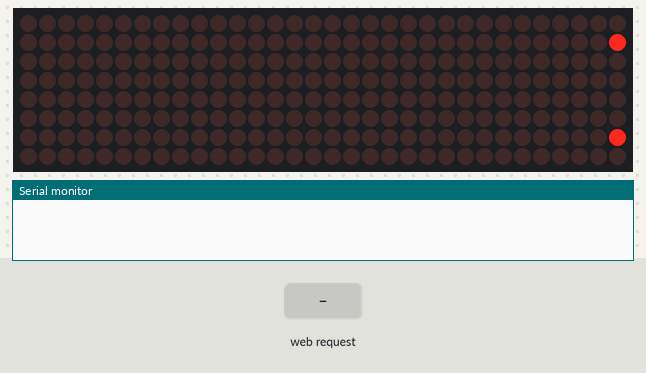
Bench run of a sketch on a simulated ESP8266 (NodeMCU). Shown: 32×8 LED matrix, the last lines printed to the serial monitor. The test bench sets the inputs (shaded band). WiFi joins after 1.5 s; servers stay silent unless stated; random numbers use the default seed unless the sketch sets one.

Above: at 1.66 s.
At 2.79 s:
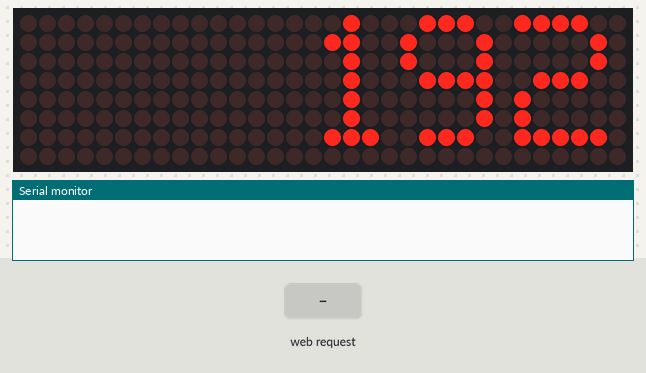
2.8 s: HTTP request GET /&MSG= received
At 2.94 s:
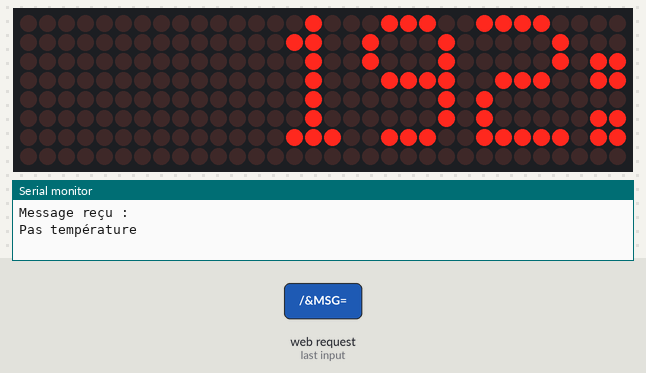

The sketch:

MD_MAX72XX_Message_ESP8266.ino
```cpp
// Use the MD_MAX72XX library to scroll text on the display
// received through the ESP8266 WiFi interface.
//
// Demonstrates the use of the callback function to control what
// is scrolled on the display text. User can enter text through
// a web browser and this will display as a scrolling message on
// the display.
//
// IP address for the ESP8266 is displayed on the scrolling display
// after startup initialization and connected to the WiFi network.
//
// Connections for ESP8266 hardware SPI are:
// Vcc       3v3     LED matrices seem to work at 3.3V
// GND       GND     GND
// DIN        D7     HSPID or HMOSI
// CS or LD   D8     HSPICS or HCS
// CLK        D5     CLK or HCLK
//

#include <ESP8266WiFi.h>
#include <MD_MAX72xx.h>
#include <SPI.h>
#include "DHTesp.h"
#include <string.h>
#include <stdio.h>

#define PRINT_CALLBACK  0
#define DEBUG 0
#define LED_HEARTBEAT 0

#if DEBUG
#define PRINT(s, v) { Serial.print(F(s)); Serial.print(v); }
#define PRINTS(s)   { Serial.print(F(s)); }
#else
#define PRINT(s, v)
#define PRINTS(s)
#endif


#if LED_HEARTBEAT
#define HB_LED  D2
#define HB_LED_TIME 500 // in milliseconds
#endif

// Define the number of devices we have in the chain and the hardware interface
// NOTE: These pin numbers will probably not work with your hardware and may
// need to be adapted
#define HARDWARE_TYPE MD_MAX72XX::FC16_HW
#define MAX_DEVICES 4

#define CLK_PIN   D5 // or SCK
#define DATA_PIN  D7 // or MOSI
#define CS_PIN    D8 // or SS

DHTesp dht;

// SPI hardware interface
MD_MAX72XX mx = MD_MAX72XX(HARDWARE_TYPE, CS_PIN, MAX_DEVICES);
// Arbitrary pins
//MD_MAX72XX mx = MD_MAX72XX(HARDWARE_TYPE, DATA_PIN, CLK_PIN, CS_PIN, MAX_DEVICES);

// WiFi login parameters - network name and password
const char* ssid = "Redmi";
const char* password = "pelican14";

// WiFi Server object and parameters
WiFiServer server(80);

// Global message buffers shared by Wifi and Scrolling functions
const uint8_t MESG_SIZE = 255;
const uint8_t CHAR_SPACING = 1;
const uint8_t SCROLL_DELAY = 75;

char curMessage[MESG_SIZE];
char newMessage[MESG_SIZE];
bool newMessageAvailable = false;

const char WebResponse[] = "HTTP/1.1 200 OK\nContent-Type: text/html\n\n";

const char WebPage[] =
"<!DOCTYPE html>" \
"<html>" \
"<head>" \
"<title>MajicDesigns Test Page</title>" \

"<script>" \
"strLine = \"\";" \

"function SendText()" \
"{" \
"  nocache = \"/&nocache=\" + Math.random() * 1000000;" \
"  var request = new XMLHttpRequest();" \
"  strLine = \"&MSG=\" + document.getElementById(\"txt_form\").Message.value;" \
"  request.open(\"GET\", strLine + nocache, false);" \
"  request.send(null);" \
"}" \
"</script>" \
"</head>" \

"<body>" \
"<p><b>MD_MAX72xx set message</b></p>" \

"<form id=\"txt_form\" name=\"frmText\">" \
"<label>Msg:<input type=\"text\" name=\"Message\" maxlength=\"255\"></label><br><br>" \
"</form>" \
"<br>" \
"<input type=\"submit\" value=\"Send Text\" onclick=\"SendText()\">" \
"</body>" \
"</html>";

const char *err2Str(wl_status_t code)
{
  switch (code)
  {
  case WL_IDLE_STATUS:    return("IDLE");           break; // WiFi is in process of changing between statuses
  case WL_NO_SSID_AVAIL:  return("NO_SSID_AVAIL");  break; // case configured SSID cannot be reached
  case WL_CONNECTED:      return("CONNECTED");      break; // successful connection is established
  case WL_CONNECT_FAILED: return("CONNECT_FAILED"); break; // password is incorrect
  case WL_DISCONNECTED:   return("CONNECT_FAILED"); break; // module is not configured in station mode
  default: return("??");
  }
}

uint8_t htoi(char c)
{
  c = toupper(c);
  if ((c >= '0') && (c <= '9')) return(c - '0');
  if ((c >= 'A') && (c <= 'F')) return(c - 'A' + 0xa);
  return(0);
}

boolean getText(char *szMesg, char *psz, uint8_t len)
{
  boolean isValid = false;  // text received flag
  char *pStart, *pEnd;      // pointer to start and end of text

  // get pointer to the beginning of the text
  pStart = strstr(szMesg, "/&MSG=");

  if (pStart != NULL)
  {
    pStart += 6;  // skip to start of data
    pEnd = strstr(pStart, "/&");

    if (pEnd != NULL)
    {
      while (pStart != pEnd)
      {
        if ((*pStart == '%') && isdigit(*(pStart+1)))
        {
          // replace %xx hex code with the ASCII character
          char c = 0;
          pStart++;
          c += (htoi(*pStart++) << 4);
          c += htoi(*pStart++);
          *psz++ = c;
        }
        else
          *psz++ = *pStart++;
      }

      *psz = '\0'; // terminate the string
      isValid = true;
    }
  }

  return(isValid);
}

void handleWiFi(void)
{
  static enum { S_IDLE, S_WAIT_CONN, S_READ, S_EXTRACT, S_RESPONSE, S_DISCONN } state = S_IDLE;
  static char szBuf[1024];
  static uint16_t idxBuf = 0;
  static WiFiClient client;
  static uint32_t timeStart;

  switch (state)
  {
  case S_IDLE:   // initialize
    PRINTS("\nS_IDLE");
    idxBuf = 0;
    state = S_WAIT_CONN;
    break;

  case S_WAIT_CONN:   // waiting for connection
    {
      client = server.available();
      if (!client) break;
      if (!client.connected()) break;

#if DEBUG
      char szTxt[20];
      sprintf(szTxt, "%03d:%03d:%03d:%03d", client.remoteIP()[0], client.remoteIP()[1], client.remoteIP()[2], client.remoteIP()[3]);
      PRINT("\nNew client @ ", szTxt);
#endif

      timeStart = millis();
      state = S_READ;
    }
    break;

  case S_READ: // get the first line of data
    PRINTS("\nS_READ");
    while (client.available())
    {
      char c = client.read();
      if ((c == '\r') || (c == '\n'))
      {
        szBuf[idxBuf] = '\0';
        client.flush();
        PRINT("\nRecv: ", szBuf);
        state = S_EXTRACT;
      }
      else
        szBuf[idxBuf++] = (char)c;
    }
    if (millis() - timeStart > 1000)
    {
      PRINTS("\nWait timeout");
      state = S_DISCONN;
    }
    break;


  case S_EXTRACT: // extract data
    PRINTS("\nS_EXTRACT");
    // Extract the string from the message if there is one
    newMessageAvailable = getText(szBuf, newMessage, MESG_SIZE);
    PRINT("\nNew Msg: ", newMessage);
    Serial.printf("Message reçu : %s \n", newMessage);
    if(strcmp("temp",newMessage)== 0) {
        Serial.println("Affichage de la température");
        float temperature = dht.getTemperature();
        //char buf[255];
        gcvt(temperature, 4, newMessage);
        //newMessage = buf;
        Serial.printf("Température : %.2f \n", temperature);
    } else {
      Serial.println("Pas température");
    }
    state = S_RESPONSE;
    break;

  case S_RESPONSE: // send the response to the client
    PRINTS("\nS_RESPONSE");
    // Return the response to the client (web page)
    client.print(WebResponse);
    client.print(WebPage);
    state = S_DISCONN;
    break;

  case S_DISCONN: // disconnect client
    PRINTS("\nS_DISCONN");
    client.flush();
    client.stop();
    state = S_IDLE;
    break;

  default:  state = S_IDLE;
  }
}

void scrollDataSink(uint8_t dev, MD_MAX72XX::transformType_t t, uint8_t col)
// Callback function for data that is being scrolled off the display
{
#if PRINT_CALLBACK
  Serial.print("\n cb ");
  Serial.print(dev);
  Serial.print(' ');
  Serial.print(t);
  Serial.print(' ');
  Serial.println(col);
#endif
}

uint8_t scrollDataSource(uint8_t dev, MD_MAX72XX::transformType_t t)
// Callback function for data that is required for scrolling into the display
{
  static enum { S_IDLE, S_NEXT_CHAR, S_SHOW_CHAR, S_SHOW_SPACE } state = S_IDLE;
  static char *p;
  static uint16_t curLen, showLen;
  static uint8_t  cBuf[8];
  uint8_t colData = 0;

  // finite state machine to control what we do on the callback
  switch (state)
  {
  case S_IDLE: // reset the message pointer and check for new message to load
    PRINTS("\nS_IDLE");
    p = curMessage;      // reset the pointer to start of message
    if (newMessageAvailable)  // there is a new message waiting
    {
      strcpy(curMessage, newMessage); // copy it in
      newMessageAvailable = false;
    }
    state = S_NEXT_CHAR;
    break;

  case S_NEXT_CHAR: // Load the next character from the font table
    PRINTS("\nS_NEXT_CHAR");
    if (*p == '\0')
      state = S_IDLE;
    else
    {
      showLen = mx.getChar(*p++, sizeof(cBuf) / sizeof(cBuf[0]), cBuf);
      curLen = 0;
      state = S_SHOW_CHAR;
    }
    break;

  case S_SHOW_CHAR: // display the next part of the character
    PRINTS("\nS_SHOW_CHAR");
    colData = cBuf[curLen++];
    if (curLen < showLen)
      break;

    // set up the inter character spacing
    showLen = (*p != '\0' ? CHAR_SPACING : (MAX_DEVICES*COL_SIZE)/2);
    curLen = 0;
    state = S_SHOW_SPACE;
    // fall through

  case S_SHOW_SPACE:  // display inter-character spacing (blank column)
    PRINT("\nS_ICSPACE: ", curLen);
    PRINT("/", showLen);
    curLen++;
    if (curLen == showLen)
      state = S_NEXT_CHAR;
    break;

  default:
    state = S_IDLE;
  }

  return(colData);
}

void scrollText(void)
{
  static uint32_t	prevTime = 0;

  // Is it time to scroll the text?
  if (millis() - prevTime >= SCROLL_DELAY)
  {
    mx.transform(MD_MAX72XX::TSL);  // scroll along - the callback will load all the data
    prevTime = millis();      // starting point for next time
  }
}

void setup()
{
Serial.begin(115200);
#if DEBUG
  //Serial.begin(115200);
  PRINTS("\n[MD_MAX72XX WiFi Message Display]\nType a message for the scrolling display from your internet browser");
#endif

  dht.setup(D4, DHTesp::DHT11); // Connect DHT sensor to GPIO 17

#if LED_HEARTBEAT
  pinMode(HB_LED, OUTPUT);
  digitalWrite(HB_LED, LOW);
#endif

  // Display initialization
  mx.begin();
  mx.setShiftDataInCallback(scrollDataSource);
  mx.setShiftDataOutCallback(scrollDataSink);

  curMessage[0] = newMessage[0] = '\0';

  // Connect to and initialize WiFi network
  PRINT("\nConnecting to ", ssid);

  WiFi.begin(ssid, password);

  while (WiFi.status() != WL_CONNECTED)
  {
    PRINT("\n", err2Str(WiFi.status()));
    delay(500);
  }
  PRINTS("\nWiFi connected");

  // Start the server
  server.begin();
  PRINTS("\nServer started");

  // Set up first message as the IP address
  sprintf(curMessage, "%03d:%03d:%03d:%03d", WiFi.localIP()[0], WiFi.localIP()[1], WiFi.localIP()[2], WiFi.localIP()[3]);
  PRINT("\nAssigned IP ", curMessage);
}

void loop()
{
#if LED_HEARTBEAT
  static uint32_t timeLast = 0;

  if (millis() - timeLast >= HB_LED_TIME)
  {
    digitalWrite(HB_LED, digitalRead(HB_LED) == LOW ? HIGH : LOW);
    timeLast = millis();
  }
#endif

  handleWiFi();
  scrollText();
}
```
